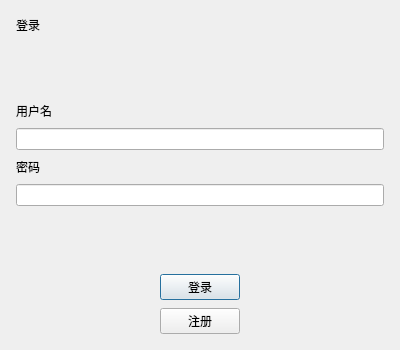
<?xml version="1.0" encoding="UTF-8"?>
<ui version="4.0">
 <class>LoginDialog</class>
 <widget class="QDialog" name="LoginDialog">
  <property name="geometry">
   <rect>
    <x>0</x>
    <y>0</y>
    <width>400</width>
    <height>350</height>
   </rect>
  </property>
  <property name="windowTitle">
   <string>登录</string>
  </property>
  <layout class="QVBoxLayout" name="verticalLayout">
   <property name="spacing">
    <number>8</number>
   </property>
   <property name="leftMargin">
    <number>16</number>
   </property>
   <property name="topMargin">
    <number>16</number>
   </property>
   <property name="rightMargin">
    <number>16</number>
   </property>
   <property name="bottomMargin">
    <number>16</number>
   </property>
   <item>
    <widget class="QLabel" name="titleLabel">
     <property name="text">
      <string>登录</string>
     </property>
    </widget>
   </item>
   <item>
    <spacer name="verticalSpacer">
     <property name="orientation">
      <enum>Qt::Vertical</enum>
     </property>
     <property name="sizeHint" stdset="0">
      <size>
       <width>20</width>
       <height>20</height>
      </size>
     </property>
    </spacer>
   </item>
   <item>
    <widget class="QLabel" name="usernameLabel">
     <property name="text">
      <string>用户名</string>
     </property>
    </widget>
   </item>
   <item>
    <widget class="QLineEdit" name="usernameLineEdit"/>
   </item>
   <item>
    <widget class="QLabel" name="passwordLabel">
     <property name="text">
      <string>密码</string>
     </property>
    </widget>
   </item>
   <item>
    <widget class="QLineEdit" name="passwordLineEdit"/>
   </item>
   <item>
    <spacer name="verticalSpacer_2">
     <property name="orientation">
      <enum>Qt::Vertical</enum>
     </property>
     <property name="sizeHint" stdset="0">
      <size>
       <width>20</width>
       <height>20</height>
      </size>
     </property>
    </spacer>
   </item>
   <item alignment="Qt::AlignHCenter">
    <widget class="QPushButton" name="loginButton">
     <property name="text">
      <string>登录</string>
     </property>
    </widget>
   </item>
   <item alignment="Qt::AlignHCenter">
    <widget class="QPushButton" name="registerButton">
     <property name="text">
      <string>注册</string>
     </property>
    </widget>
   </item>
  </layout>
 </widget>
 <resources/>
 <connections/>
</ui>
